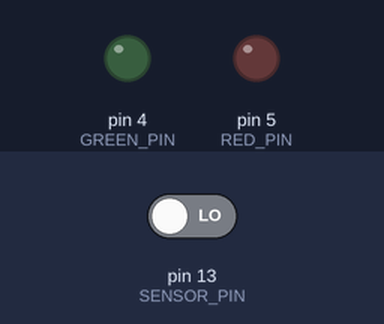
Bench run of a sketch on a simulated Arduino Uno, built with avr-gcc and run on an emulated ATmega328P. Parts: output pins drawn as LEDs (lit = HIGH). The inputs (shaded band) are chosen by the test bench; at power-on: pin 13 (SENSOR_PIN) LOW. Pins used as bus, display or sensor lines are not drawn; what the sketch prints to the serial monitor is not drawn.

Above: at 13.2 s.
13.3 s: pin 13 (SENSOR_PIN) driven HIGH
At 13.8 s:
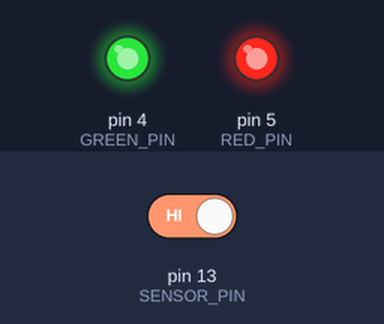
15.2 s: pin 13 (SENSOR_PIN) driven LOW
At 16.5 s:
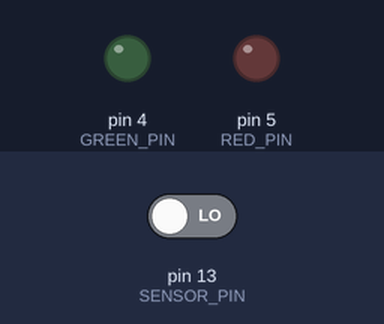
Timing chart, 0 to 18.2 s (numbered marks = the images above; inputs shaded):
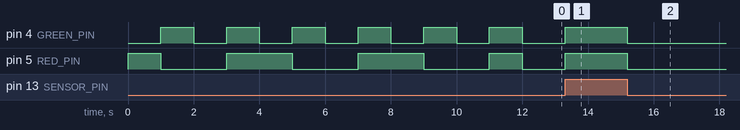

The sketch:

Magic-Orb-Tester.ino
```cpp
/**
 * Magic Orb testing code
 * Lights will flash R, G, B, W 3times
 * Then will turn white whenever motion is detected
 *
 * @author Taylor Giles
 */


//Pins
#define RED_PIN 5       //D1
#define GREEN_PIN 4     //D2
#define BLUE_PIN 0      //D3
#define SENSOR_PIN 13   //D7

long lastTime = 0;

void setup() {
  Serial.begin(115200);
  pinMode(SENSOR_PIN, INPUT);
  pinMode(RED_PIN, OUTPUT);
  pinMode(GREEN_PIN, OUTPUT);
  pinMode(BLUE_PIN, OUTPUT);

  //Check lights
  for(int i = 0; i < 3; i++){
    allOff();
    Serial.println("R");
    digitalWrite(RED_PIN, HIGH);
    delay(1000);
    allOff();
    Serial.println("G");
    digitalWrite(GREEN_PIN, HIGH);
    delay(1000);
    allOff();
    Serial.println("B");
    digitalWrite(BLUE_PIN, HIGH);
    delay(1000);
    allOff();
    Serial.println("W");
    digitalWrite(RED_PIN, HIGH);
    digitalWrite(GREEN_PIN, HIGH);
    digitalWrite(BLUE_PIN, HIGH);
    delay(1000);
  }
}

void loop() {
  if(digitalRead(SENSOR_PIN) == HIGH){
    Serial.println("Motion");
    digitalWrite(RED_PIN, HIGH);
    digitalWrite(GREEN_PIN, HIGH);
    digitalWrite(BLUE_PIN, HIGH);
  } else {
    allOff();
  }

}

void allOff(){
  digitalWrite(RED_PIN, LOW);
  digitalWrite(GREEN_PIN, LOW);
  digitalWrite(BLUE_PIN, LOW);
}
```

Measured:
- after the input at 13.3 s, pin 4 (GREEN_PIN), pin 5 (RED_PIN): LOW → HIGH at once
- after the input at 15.2 s, pin 4 (GREEN_PIN), pin 5 (RED_PIN): HIGH → LOW at once
- by itself, pin 4 (GREEN_PIN): alternates HIGH for 1.0 s and LOW for 1.0 s
- by itself, pin 5 (RED_PIN): repeats every 4.0 s: HIGH 2.0 s, LOW 2.0 s
